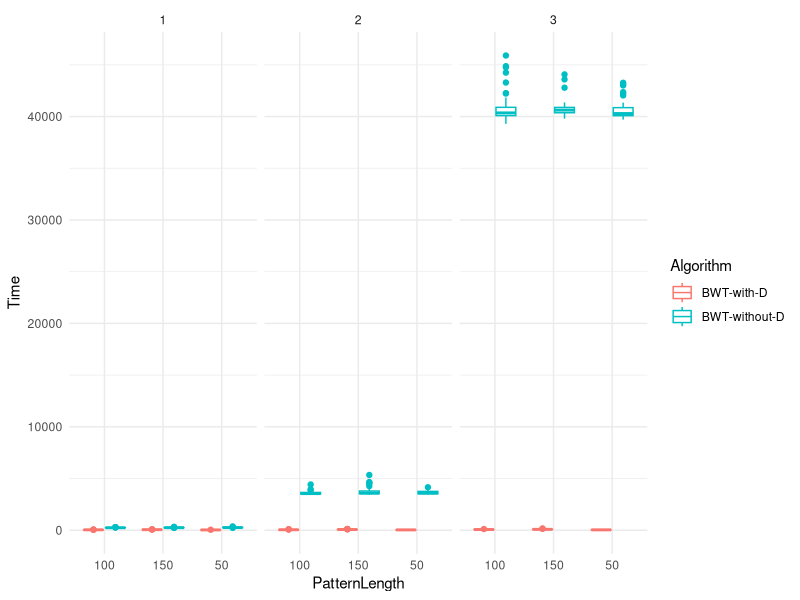
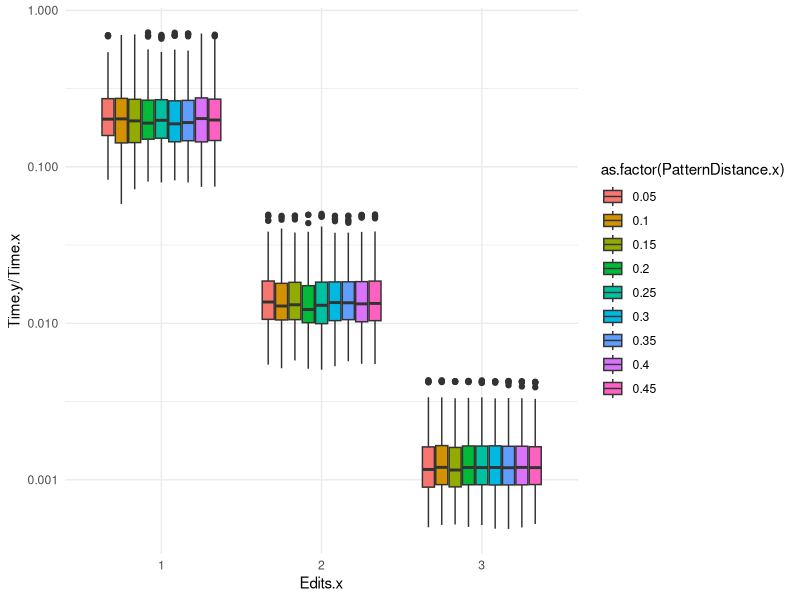

Reproduce these figures in R, in order.
library(tidyverse)
library(ggridges)

performance <- read_table2("bwt_search.txt",
                           col_names = c("Algorithm", "PatternLength", "PatternDistance",
                                         "Edits", "Time"),
                           col_types = "ccncn")

ggplot(performance,
       aes(x = PatternLength, y = Time, color = Algorithm)) +
    facet_grid(~ Edits) +
    geom_boxplot() +
    theme_minimal()

withoutD <- performance %>% filter(Algorithm == "BWT-without-D")
withD <- performance %>% filter(Algorithm == "BWT-with-D")

comparison <- inner_join(withoutD, withD, by = "PatternLength")

comparison %>% ggplot(aes(x = Edits.x, y = Time.y / Time.x,
                          fill = as.factor(PatternDistance.x))) +
    geom_boxplot() +
    scale_y_log10() +
    theme_minimal()

